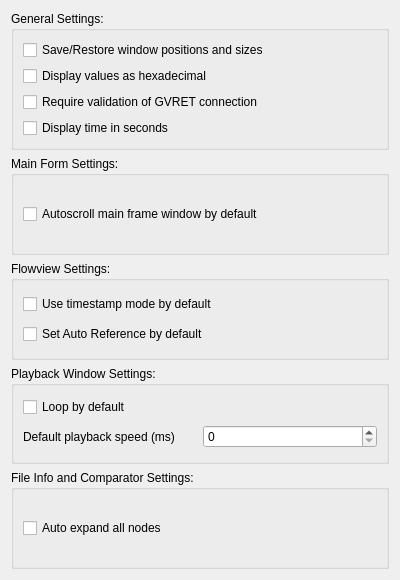
<?xml version="1.0" encoding="UTF-8"?>
<ui version="4.0">
 <class>MainSettingsDialog</class>
 <widget class="QDialog" name="MainSettingsDialog">
  <property name="geometry">
   <rect>
    <x>0</x>
    <y>0</y>
    <width>400</width>
    <height>580</height>
   </rect>
  </property>
  <property name="windowTitle">
   <string>Main Settings</string>
  </property>
  <layout class="QVBoxLayout" name="verticalLayout">
   <item>
    <widget class="QGroupBox" name="groupBox">
     <property name="title">
      <string>General Settings:</string>
     </property>
     <layout class="QVBoxLayout" name="verticalLayout_2">
      <item>
       <widget class="QCheckBox" name="cbRestorePositions">
        <property name="text">
         <string>Save/Restore window positions and sizes</string>
        </property>
       </widget>
      </item>
      <item>
       <widget class="QCheckBox" name="cbDisplayHex">
        <property name="text">
         <string>Display values as hexadecimal</string>
        </property>
       </widget>
      </item>
      <item>
       <widget class="QCheckBox" name="cbValidate">
        <property name="text">
         <string>Require validation of GVRET connection</string>
        </property>
       </widget>
      </item>
      <item>
       <widget class="QCheckBox" name="cbTimeSeconds">
        <property name="text">
         <string>Display time in seconds</string>
        </property>
       </widget>
      </item>
     </layout>
    </widget>
   </item>
   <item>
    <widget class="QGroupBox" name="groupBox_2">
     <property name="title">
      <string>Main Form Settings:</string>
     </property>
     <layout class="QVBoxLayout" name="verticalLayout_3">
      <item>
       <widget class="QCheckBox" name="cbMainAutoScroll">
        <property name="text">
         <string>Autoscroll main frame window by default</string>
        </property>
       </widget>
      </item>
     </layout>
    </widget>
   </item>
   <item>
    <widget class="QGroupBox" name="groupBox_3">
     <property name="title">
      <string>Flowview Settings:</string>
     </property>
     <layout class="QVBoxLayout" name="verticalLayout_4">
      <item>
       <widget class="QCheckBox" name="cbFlowUseTimestamp">
        <property name="text">
         <string>Use timestamp mode by default</string>
        </property>
       </widget>
      </item>
      <item>
       <widget class="QCheckBox" name="cbFlowAutoRef">
        <property name="text">
         <string>Set Auto Reference by default</string>
        </property>
       </widget>
      </item>
     </layout>
    </widget>
   </item>
   <item>
    <widget class="QGroupBox" name="groupBox_4">
     <property name="title">
      <string>Playback Window Settings:</string>
     </property>
     <layout class="QVBoxLayout" name="verticalLayout_5">
      <item>
       <widget class="QCheckBox" name="cbPlaybackLoop">
        <property name="text">
         <string>Loop by default</string>
        </property>
       </widget>
      </item>
      <item>
       <layout class="QHBoxLayout" name="horizontalLayout">
        <item>
         <widget class="QLabel" name="label">
          <property name="text">
           <string>Default playback speed (ms)</string>
          </property>
         </widget>
        </item>
        <item>
         <widget class="QSpinBox" name="spinPlaybackSpeed">
          <property name="maximum">
           <number>1000</number>
          </property>
         </widget>
        </item>
       </layout>
      </item>
     </layout>
    </widget>
   </item>
   <item>
    <widget class="QGroupBox" name="groupBox_5">
     <property name="title">
      <string>File Info and Comparator Settings:</string>
     </property>
     <layout class="QVBoxLayout" name="verticalLayout_6">
      <item>
       <widget class="QCheckBox" name="cbInfoAutoExpand">
        <property name="text">
         <string>Auto expand all nodes</string>
        </property>
       </widget>
      </item>
     </layout>
    </widget>
   </item>
  </layout>
 </widget>
 <resources/>
 <connections/>
</ui>
